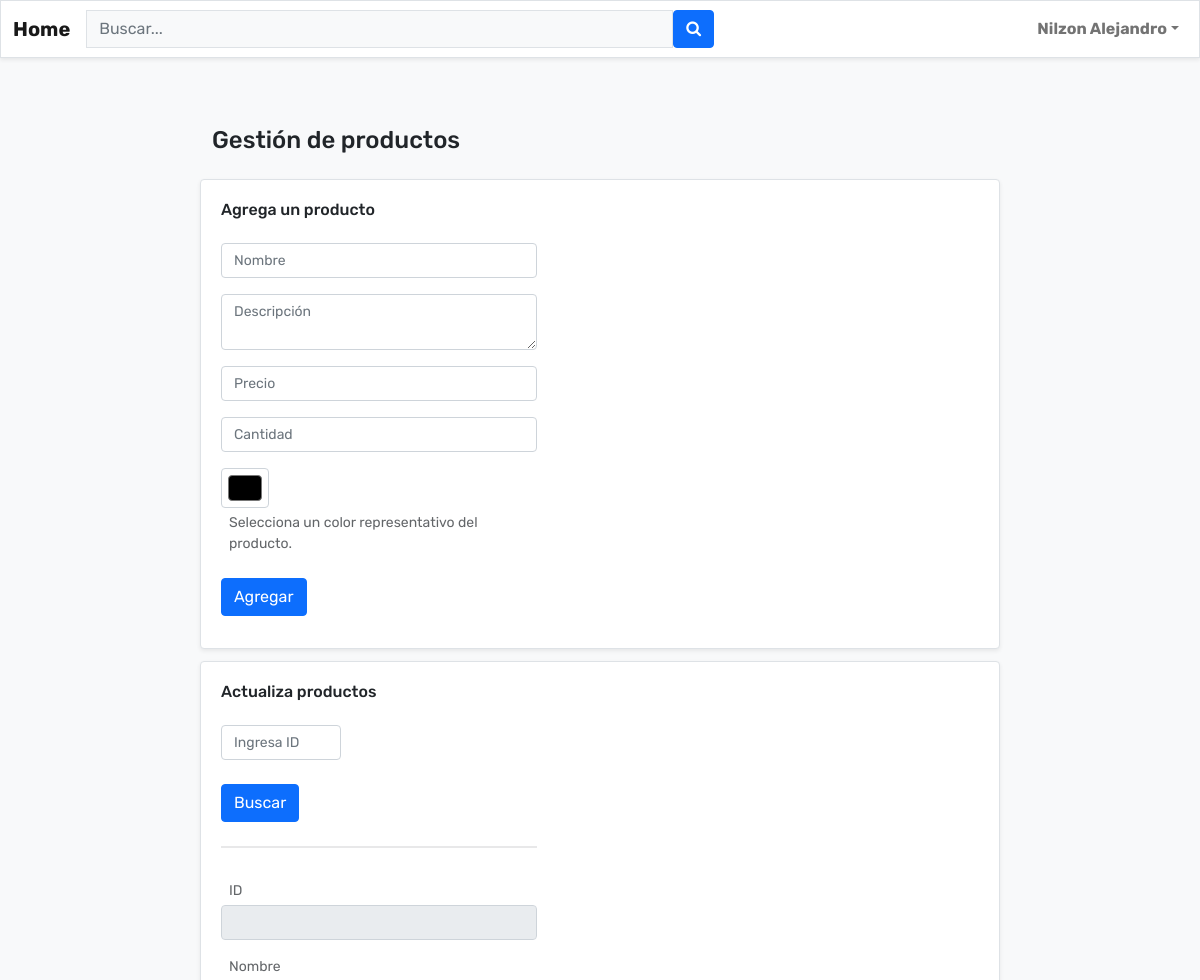
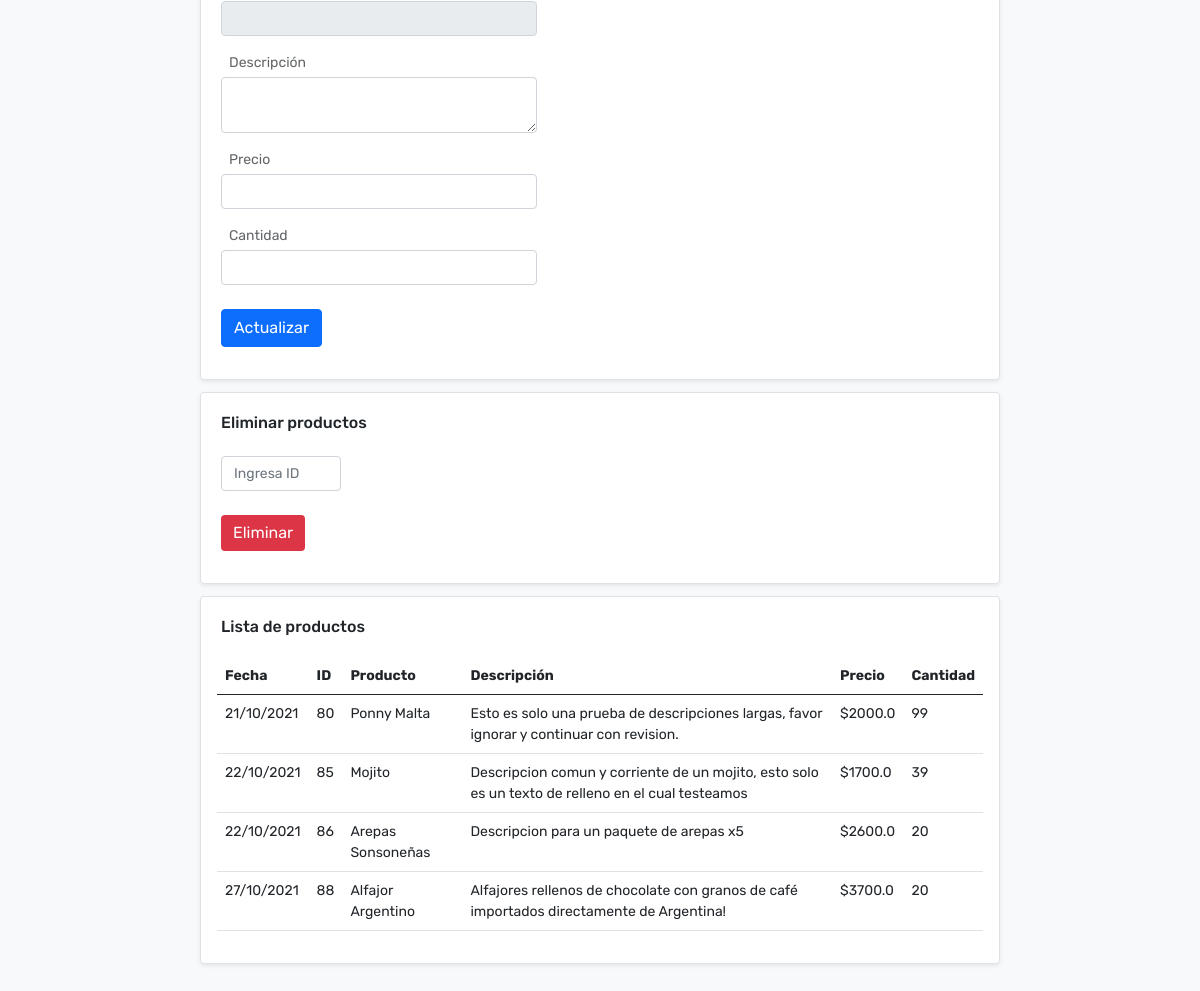
The page /products (signed in) on the database its author committed (2 pictures, top to bottom).
### tables this page shows
CREATE TABLE User (uEmail TEXT PRIMARY KEY NOT NULL, uName TEXT NOT NULL, uLastname TEXT NOT NULL, uPhone TEXT NOT NULL, uPass TEXT NOT NULL, uDate TEXT NOT NULL, uProfile TEXT NOT NULL);

CREATE TABLE Product (pID INTEGER PRIMARY KEY AUTOINCREMENT NOT NULL, pName TEXT NOT NULL, pPrice DOUBLE NOT NULL, pAmount INT NOT NULL, pDescription TEXT NOT NULL, pColor TEXT NOT NULL, pDate TEXT NOT NULL);

### app.py (the view, shortened to what this page needs)
@app.route('/products', methods=('GET', 'POST'))
def products():
    if 'user' in session and session['rol'] == "Superadministrador":
        if request.method == 'POST':
            print("RECIBIO POST")
            a = request.form
            print(a)
            if 'add_pName' in a.keys():
                print("Ingresa formulario 1")
                pName = request.form.get("add_pName")
                pDescription = request.form.get("add_pDescription")
                pPrice = request.form.get("add_pPrice")
                pAmount = request.form.get("add_pAmount")
                pColor = request.form.get("add_pColor")
                errors = False
                comparar_pID = db.compararProductos(pName) #Booleano = No hay otro Producto igual
                if isinstance(comparar_pID, bool) == True:
                    print("NO ENCONTRO PRODUCTOS IGUALES")
                    db.addProductos(pName, pDescription, pPrice, pAmount, pColor)
                    tabla = db.consultarTodosProductos()
                    correo = session.get('user')
                    resultados = dbUsuarios.consultarUsuarios(correo)
                    if isinstance(tabla, bool) == False: #Tabla llena
                        return render_template("products_sadmin.html", variable_jinja=tabla, username=resultados[0][1])
                    elif tabla == False: #Valida si la tabla esta vacia
                        return render_template("products_sadmin.html", username=resultados[0][1])
                elif isinstance(comparar_pID, bool) == False: #No Booleano = habia otro Producto igual
                    print("ENCONTRO OTRO PRODUCTO IGUAL")
                    tabla = db.consultarTodosProductos()
                    correo = session.get('user')
                    resultados = dbUsuarios.consultarUsuarios(correo)
                    if isinstance(tabla, bool) == False: #Tabla llena
                        return render_template("products_sadmin.html", variable_jinja=tabla, error_add_pName="Un producto de nombre similar ya se encuentra registrado.", username=resultados[0][1])
                    elif tabla == False: #Valida si la tabla esta vacia
                        return render_template("products_sadmin.html", username=resultados[0][1])
            elif 'search_pID' in a.keys():
                search_pID = request.form.get("search_pID")
                resultado = db.consultarProductos(search_pID)
                correo = session.get('user')
                resultados = dbUsuarios.consultarUsuarios(correo)
                if resultado == False: #No encontro nada
                    print("No encontro la ID")
                    tabla = db.consultarTodosProductos()
                    if isinstance(tabla, bool) == False:
                        return render_template("products_sadmin.html", error_search_pID="No se encontro la ID.", variable_jinja=tabla, username=resultados[0][1])
                    elif tabla == False:
                        return render_template("products_sadmin.html", error_search_pID="No hay productos para buscar.", username=resultados[0][1])
                else:
                    print("Encontro la ID")
                    tabla = db.consultarTodosProductos()
                    correo = session.get('user')
                    resultados = dbUsuarios.consultarUsuarios(correo)
                    return render_template("products_sadmin.html", upgrade_pID=resultado[0][0], upgrade_pName=resultado[0][1], upgrade_pPrice=resultado[0][2], upgrade_pAmount=resultado[0][3], upgrade_pDescription=resultado[0][4], variable_jinja=tabla, username=resultados[0][1])
            elif 'upgrade_pID' in a.keys():
                upgrade_pID = request.form.get("upgrade_pID")
                upgrade_pName = request.form.get("upgrade_pName")
                upgrade_pDescription = request.form.get("upgrade_pDescription")
                upgrade_pPrice = request.form.get("upgrade_pPrice")
                upgrade_pAmount = request.form.get("upgrade_pAmount")
                resultado = db.actualizarProductos(upgrade_pID, upgrade_pName, upgrade_pDescription, upgrade_pPrice, upgrade_pAmount)
                tabla = db.consultarTodosProductos()
                correo = session.get('user')
                resultados = dbUsuarios.consultarUsuarios(correo)
                return render_template("products_sadmin.html", variable_jinja=tabla, Confirmation="Producto actualizado.", username=resultados[0][1])
            elif 'delete_pID' in a.keys():
                delete_pID = request.form.get("delete_pID")
                print("Entro boton Eliminar")
                print(delete_pID)
                resultado = db.deleteProductos(delete_pID)
                correo = session.get('user')
                resultados = dbUsuarios.consultarUsuarios(correo)
                if resultado == True: #Codear logica para borrar comentarios y comentarios
                    tabla = db.consultarTodosProductos()
                    if isinstance(tabla, bool) == False:
                        return render_template("products_sadmin.html", variable_jinja=tabla, confirmation_delete="Producto eliminado.", username=resultados[0][1])
                    elif tabla == False:
                        return render_template("products_sadmin.html", confirmation_delete="Producto eliminado.", username=resultados[0][1])
                elif resultado == False:
                    print("Entra al False")
                    tabla = db.consultarTodosProductos()
                    correo = session.get('user')
                    resultados = dbUsuarios.consultarUsuarios(correo)
                    if isinstance(tabla, bool) == False:
                        return render_template("products_sadmin.html", variable_jinja=tabla, error_delete_pID="Producto no existente.", username=resultados[0][1])
                    elif tabla == False:
                        return render_template("products_sadmin.html", error_delete_pID="No hay productos para Eliminar.", username=resultados[0][1])
        elif request.method == 'GET':
            tabla = db.consultarTodosProductos()
            correo = session.get("user")
            resultados = dbUsuarios.consultarUsuarios(correo)
            if isinstance(tabla, bool) == False:
                return render_template("products_sadmin.html", variable_jinja=tabla, error_add_pName="", username=resultados[0][1])
            elif tabla == False:
                return render_template("products_sadmin.html", error_add_pName="", username=resultados[0][1])
    return "<h1>Contenido inexistente</h1>"

### templates/products_sadmin.html (shortened to what this page needs)
<!DOCTYPE html>
<html lang="en">
<head>
    <link rel="stylesheet" href="../static/assets/bootstrap/css/bootstrap.min.css">
    <link rel="stylesheet" href="../static/assets/css/FontAwesome.css">
    <link rel="stylesheet" href="../static/assets/fonts/font-awesome.min.css">
    <link rel="stylesheet" href="../static/assets/css/styles.css">
</head>
<body style="background: var(--bs-light);">
    <nav class="navbar navbar-light navbar-expand-md border rounded-0 shadow-sm" style="font-weight: bold;background: #ffffff;">
        <div class="container-fluid"><a class="navbar-brand" href="{{ url_for('home') }}">Home</a><input class="border rounded-0 small bg-light form-control" type="search" id="search_bar" placeholder="Buscar..." style="transform: translateX(0px);width: 50%;"><button class="btn btn-primary" id="search_button" type="button"><i class="fa fa-search"></i></button>
            <div class="collapse navbar-collapse d-md-flex d-lg-flex d-xl-flex justify-content-md-end justify-content-lg-end justify-content-xl-end" id="navcol">
                <ul class="navbar-nav d-xl-flex">
                    <li class="nav-item">
                        <div class="nav-item dropdown"><a class="dropdown-toggle d-xxl-flex justify-content-xxl-center align-items-xxl-center nav-link" aria-expanded="false" data-bs-toggle="dropdown" href="#">{{ username }}</a>
                        </div>
                    </li>
                </ul>
            </div>
        </div>
    </nav>
    <div class="container" style="max-width: 70%;margin-top: 36px;padding-bottom: 12px;padding-top: 12px;margin-bottom: 16px;">
        <div style="margin: 8px;padding: 4px;">
            <h4 style="margin-left: 8px;margin-top: 8px;margin-right: 8px;">Gestión de productos</h4>
        </div>
        <div class="border rounded shadow-sm" style="margin: 8px;padding: 4px;background: #ffffff;margin-top: 12px;">
            <h6 style="margin: 8px;margin-left: 8px;margin-top: 8px;margin-right: 8px;margin-bottom: 8px;padding: 8px;">Agrega un producto</h6>
            <form id="add_form" method="post" style="margin: 12px;max-width: 40%;margin-left: 16px;margin-top: 16px;" action="/products">
                <div class="mb-3">
                    <input class="form-control" type="text" id="add_pName" name="add_pName" placeholder="Nombre" style="font-size: 14px;">
                </div>
                <div class="mb-3">
                    <textarea class="form-control" id="add_pDescription" name="add_pDescription" placeholder="Descripción" style="font-size: 14px;"></textarea>
                </div>
                <div class="mb-3">
                    <input class="form-control" type="text" id="add_pPrice" name="add_pPrice" placeholder="Precio" style="font-size: 14px;">
                </div>
                <div class="mb-3">
                    <input class="form-control" type="text" id="add_pAmount" name="add_pAmount" placeholder="Cantidad" style="font-size: 14px;">
                </div>
                <div class="d-xxl-flex align-items-xxl-center mb-3">
                    <input class="form-control form-control-color" type="color" id="add_pColor" name="add_pColor" style="margin-right: 4px;">
                    <p style="font-size: 14px;margin-bottom: 4px;margin-left: 8px;color: rgba(33,37,41,0.7);margin-top: 4px;">Selecciona un color representativo del producto.</p>
                </div>
                <button onclick="validarProductos();" class="btn btn-primary" id="search_product" type="button" style="margin-top: 8px;margin-bottom: 16px;margin-right: 16px;">Agregar</button>
            </form>
        </div>
        <div class="border rounded shadow-sm" style="margin: 8px;padding: 4px;background: #ffffff;margin-top: 12px;">
            <h6 style="margin: 8px;margin-left: 8px;margin-top: 8px;margin-right: 8px;margin-bottom: 8px;padding: 8px;color: rgb(33, 37, 41);">Actualiza productos</h6>
            <form action="/products" id="search_form" method="post" style="margin: 12px;max-width: 40%;margin-left: 16px;margin-top: 16px;">
                <div class="mb-3">
                    <input class="form-control" type="text" id="search_pID" name="search_pID" placeholder="Ingresa ID" style="font-size: 14px;max-width: 120px;">
                </div>
                <button onclick="validarBusqueda();" class="btn btn-primary" id="search_product" type="button" style="margin-top: 8px;margin-bottom: 16px;margin-right: 16px;">Buscar</button>
                <div style="background: rgba(33,37,41,0.1);height: 2px;margin-bottom: 32px;margin-top: 8px;"></div>
            </form>
            <form id="upgrade_form" method="post" style="margin: 12px;max-width: 40%;margin-left: 16px;margin-top: 16px;" action="/products">
                <div class="mb-3">
                    <p style="font-size: 14px;margin-bottom: 4px;max-width: 100%;margin-left: 8px;color: rgba(33,37,41,0.7);">ID</p>
                    <input class="form-control" type="text" id="upgrade_pID" name="upgrade_pID" style="font-size: 14px;" readOnly="" value="{{ upgrade_pID }}">
                </div>
                <div class="mb-3">
                    <p style="font-size: 14px;margin-bottom: 4px;max-width: 100%;margin-left: 8px;color: rgba(33,37,41,0.7);">Nombre</p>
                    <input class="form-control" type="text" id="upgrade_pName" name="upgrade_pName" style="font-size: 14px;" value="{{ upgrade_pName  }}" readonly="">
                </div>
                <div class="mb-3">
                    <p style="font-size: 14px;margin-bottom: 4px;max-width: 100%;margin-left: 8px;color: rgba(33,37,41,0.7);">Descripción</p>
                    <textarea class="form-control" id="upgrade_pDescription" name="upgrade_pDescription" style="font-size: 14px;"textarea>{{ upgrade_pDescription  }}</textarea>
                </div>
                <div class="mb-3">
                    <p style="font-size: 14px;margin-bottom: 4px;max-width: 100%;margin-left: 8px;color: rgba(33,37,41,0.7);">Precio</p>
                    <input class="form-control" type="text" id="upgrade_pPrice" name="upgrade_pPrice" style="font-size: 14px;" value="{{ upgrade_pPrice  }}">
                </div>
                <div class="mb-3">
                    <p style="font-size: 14px;margin-bottom: 4px;max-width: 100%;margin-left: 8px;color: rgba(33,37,41,0.7);">Cantidad</p>
                    <input class="form-control" type="text" id="upgrade_pAmount" name="upgrade_pAmount" style="font-size: 14px;" value="{{ upgrade_pAmount }}">
                </div>
                <button onclick="validarActualizar()" class="btn btn-primary" id="upgrade_product" type="button" style="margin-bottom: 16px;margin-top: 8px;margin-right: 16px;">Actualizar</button>
            </form>
        </div>
        <div class="border rounded shadow-sm" style="margin: 8px;padding: 4px;background: #ffffff;margin-top: 12px;">
            <h6 style="margin: 8px;margin-left: 8px;margin-top: 8px;margin-right: 8px;margin-bottom: 8px;padding: 8px;color: rgb(33, 37, 41);">Eliminar productos</h6>
            <form id="delete_form" method="post" style="margin: 12px;max-width: 40%;margin-left: 16px;margin-top: 16px;" action="/products">
                <div class="mb-3">
                    <input class="form-control" type="text" id="delete_pID" name="delete_pID" placeholder="Ingresa ID" style="font-size: 14px;max-width: 120px;">
                </div>
                <button onclick="validarDelete()" class="btn btn-primary" id="delete_product" type="button" style="margin-top: 8px;margin-bottom: 16px;margin-right: 16px;background: var(--bs-red);border-style: none;">Eliminar</button>
            </form>
        </div>
        <div class="border rounded shadow-sm" style="margin: 8px;padding: 4px;background: #ffffff;margin-top: 12px;">
            <h6 style="margin: 8px;margin-left: 8px;margin-top: 8px;margin-right: 8px;margin-bottom: 8px;padding: 8px;">Lista de productos</h6>
            <div style="margin: 8px;padding: 4px;">
                <div class="table-responsive" id="table_product" style="max-width: 100%;font-size: 14px;">
                    <table class="table">
                        <thead>
                            <tr>
                                <th>Fecha</th>
                                <th>ID</th>
                                <th>Producto</th>
                                <th>Descripción</th>
                                <th>Precio</th>
                                <th>Cantidad</th>
                            </tr>
                        </thead>
                        <tbody>
                            {% for dict_item in variable_jinja %}
                            <tr>
                                <td>{{ dict_item[6] }}</td>
                                <td>{{ dict_item[0] }}</td>
                                <td>{{ dict_item[1] }}</td>
                                <td>{{ dict_item[4] }}</td>
                                <td>${{ dict_item[2] }}</td>
                                <td>{{ dict_item[3] }}</td>
                            </tr>
                            {% endfor %}
                        </tbody>
                    </table>
                </div>
            </div>
        </div>
    </div>
</body>
</html>

### rows shown on the page
User: uName "Nilzon Alejandro"
Product: pDate "21/10/2021", pID "80", pName "Ponny Malta", pDescription "Esto es solo una prueba de descripciones largas, favor ignorar y continuar con revision.", pPrice "2000.0", pAmount "99"
Product: pDate "22/10/2021", pID "85", pName "Mojito", pDescription "Descripcion comun y corriente de un mojito, esto solo es un texto de relleno en el cual testeamos", pPrice "1700.0", pAmount "39"
Product: pDate "22/10/2021", pID "86", pName "Arepas Sonsoneñas", pDescription "Descripcion para un paquete de arepas x5", pPrice "2600.0", pAmount "20"
Product: pDate "27/10/2021", pID "88", pName "Alfajor Argentino", pDescription "Alfajores rellenos de chocolate con granos de café importados directamente de Argentina!", pPrice "3700.0", pAmount "20"
